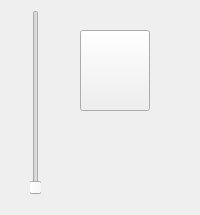
<?xml version="1.0" encoding="UTF-8"?>
<ui version="4.0">
 <class>ActionWidget</class>
 <widget class="QWidget" name="ActionWidget">
  <property name="windowModality">
   <enum>Qt::NonModal</enum>
  </property>
  <property name="geometry">
   <rect>
    <x>0</x>
    <y>0</y>
    <width>200</width>
    <height>215</height>
   </rect>
  </property>
  <property name="windowTitle">
   <string>Form</string>
  </property>
  <widget class="QPushButton" name="BackButton">
   <property name="geometry">
    <rect>
     <x>80</x>
     <y>30</y>
     <width>70</width>
     <height>81</height>
    </rect>
   </property>
   <property name="sizePolicy">
    <sizepolicy hsizetype="Preferred" vsizetype="Preferred">
     <horstretch>0</horstretch>
     <verstretch>0</verstretch>
    </sizepolicy>
   </property>
   <property name="styleSheet">
    <string notr="true">QPushButton:hover{
color: rgb(15, 123, 255);
}</string>
   </property>
   <property name="text">
    <string/>
   </property>
  </widget>
  <widget class="QSlider" name="SensibilitySlider">
   <property name="geometry">
    <rect>
     <x>30</x>
     <y>10</y>
     <width>11</width>
     <height>185</height>
    </rect>
   </property>
   <property name="minimum">
    <number>0</number>
   </property>
   <property name="orientation">
    <enum>Qt::Vertical</enum>
   </property>
  </widget>
 </widget>
 <resources/>
 <connections/>
</ui>
